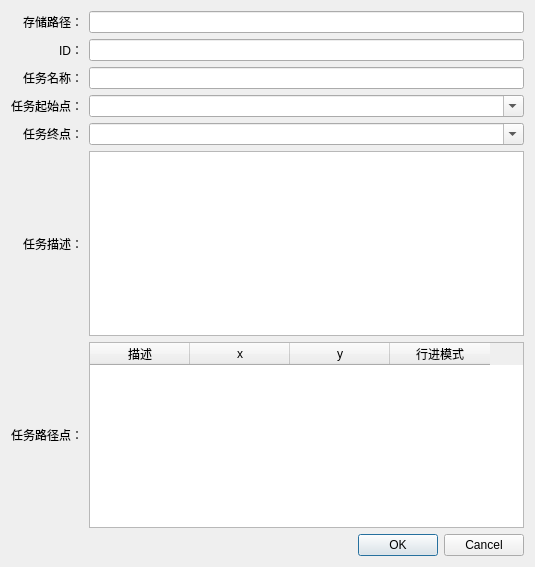
<?xml version="1.0" encoding="UTF-8"?>
<ui version="4.0">
 <class>GenerateTask</class>
 <widget class="QDialog" name="GenerateTask">
  <property name="geometry">
   <rect>
    <x>0</x>
    <y>0</y>
    <width>535</width>
    <height>567</height>
   </rect>
  </property>
  <property name="baseSize">
   <size>
    <width>430</width>
    <height>550</height>
   </size>
  </property>
  <property name="windowTitle">
   <string>Dialog</string>
  </property>
  <layout class="QGridLayout" name="gridLayout">
   <item row="0" column="0">
    <widget class="QLabel" name="label_6">
     <property name="sizePolicy">
      <sizepolicy hsizetype="Preferred" vsizetype="Fixed">
       <horstretch>0</horstretch>
       <verstretch>0</verstretch>
      </sizepolicy>
     </property>
     <property name="layoutDirection">
      <enum>Qt::LeftToRight</enum>
     </property>
     <property name="text">
      <string>存储路径：</string>
     </property>
     <property name="alignment">
      <set>Qt::AlignRight|Qt::AlignTrailing|Qt::AlignVCenter</set>
     </property>
    </widget>
   </item>
   <item row="0" column="1">
    <widget class="QLineEdit" name="fileStoragePath">
     <property name="readOnly">
      <bool>true</bool>
     </property>
    </widget>
   </item>
   <item row="1" column="0">
    <widget class="QLabel" name="label">
     <property name="sizePolicy">
      <sizepolicy hsizetype="Preferred" vsizetype="Fixed">
       <horstretch>0</horstretch>
       <verstretch>0</verstretch>
      </sizepolicy>
     </property>
     <property name="text">
      <string>ID：</string>
     </property>
     <property name="alignment">
      <set>Qt::AlignRight|Qt::AlignTrailing|Qt::AlignVCenter</set>
     </property>
    </widget>
   </item>
   <item row="1" column="1">
    <widget class="QLineEdit" name="id">
     <property name="readOnly">
      <bool>true</bool>
     </property>
    </widget>
   </item>
   <item row="2" column="0">
    <widget class="QLabel" name="label_2">
     <property name="text">
      <string>任务名称：</string>
     </property>
     <property name="alignment">
      <set>Qt::AlignRight|Qt::AlignTrailing|Qt::AlignVCenter</set>
     </property>
    </widget>
   </item>
   <item row="2" column="1">
    <widget class="QLineEdit" name="lineEdit_taskName"/>
   </item>
   <item row="3" column="0">
    <widget class="QLabel" name="label_4">
     <property name="text">
      <string>任务起始点：</string>
     </property>
     <property name="alignment">
      <set>Qt::AlignRight|Qt::AlignTrailing|Qt::AlignVCenter</set>
     </property>
    </widget>
   </item>
   <item row="3" column="1">
    <widget class="QComboBox" name="comboBox_start">
     <property name="editable">
      <bool>true</bool>
     </property>
    </widget>
   </item>
   <item row="4" column="0">
    <widget class="QLabel" name="label_5">
     <property name="text">
      <string>任务终点：</string>
     </property>
     <property name="alignment">
      <set>Qt::AlignRight|Qt::AlignTrailing|Qt::AlignVCenter</set>
     </property>
    </widget>
   </item>
   <item row="4" column="1">
    <widget class="QComboBox" name="comboBox_finish">
     <property name="editable">
      <bool>true</bool>
     </property>
    </widget>
   </item>
   <item row="5" column="0">
    <widget class="QLabel" name="label_3">
     <property name="text">
      <string>任务描述：</string>
     </property>
     <property name="alignment">
      <set>Qt::AlignRight|Qt::AlignTrailing|Qt::AlignVCenter</set>
     </property>
    </widget>
   </item>
   <item row="5" column="1">
    <widget class="QTextEdit" name="textEdit_description"/>
   </item>
   <item row="6" column="0">
    <widget class="QLabel" name="label_7">
     <property name="text">
      <string>任务路径点：</string>
     </property>
     <property name="alignment">
      <set>Qt::AlignRight|Qt::AlignTrailing|Qt::AlignVCenter</set>
     </property>
    </widget>
   </item>
   <item row="6" column="1">
    <widget class="QTableWidget" name="tableWidget_points">
     <column>
      <property name="text">
       <string>描述</string>
      </property>
     </column>
     <column>
      <property name="text">
       <string>x</string>
      </property>
     </column>
     <column>
      <property name="text">
       <string>y</string>
      </property>
     </column>
     <column>
      <property name="text">
       <string>行进模式</string>
      </property>
     </column>
    </widget>
   </item>
   <item row="7" column="1">
    <widget class="QDialogButtonBox" name="buttonBox">
     <property name="orientation">
      <enum>Qt::Horizontal</enum>
     </property>
     <property name="standardButtons">
      <set>QDialogButtonBox::Cancel|QDialogButtonBox::Ok</set>
     </property>
    </widget>
   </item>
  </layout>
 </widget>
 <resources/>
 <connections>
  <connection>
   <sender>buttonBox</sender>
   <signal>rejected()</signal>
   <receiver>GenerateTask</receiver>
   <slot>reject()</slot>
   <hints>
    <hint type="sourcelabel">
     <x>316</x>
     <y>260</y>
    </hint>
    <hint type="destinationlabel">
     <x>286</x>
     <y>274</y>
    </hint>
   </hints>
  </connection>
 </connections>
</ui>
